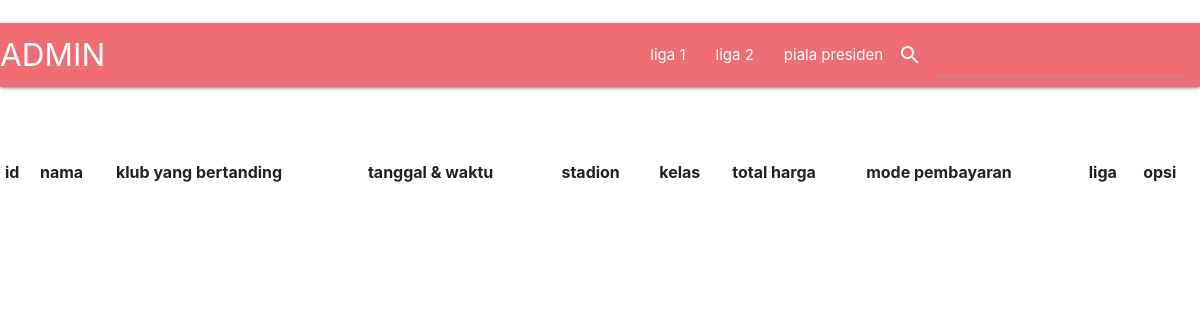
Page /cari.php on the earlier database version.
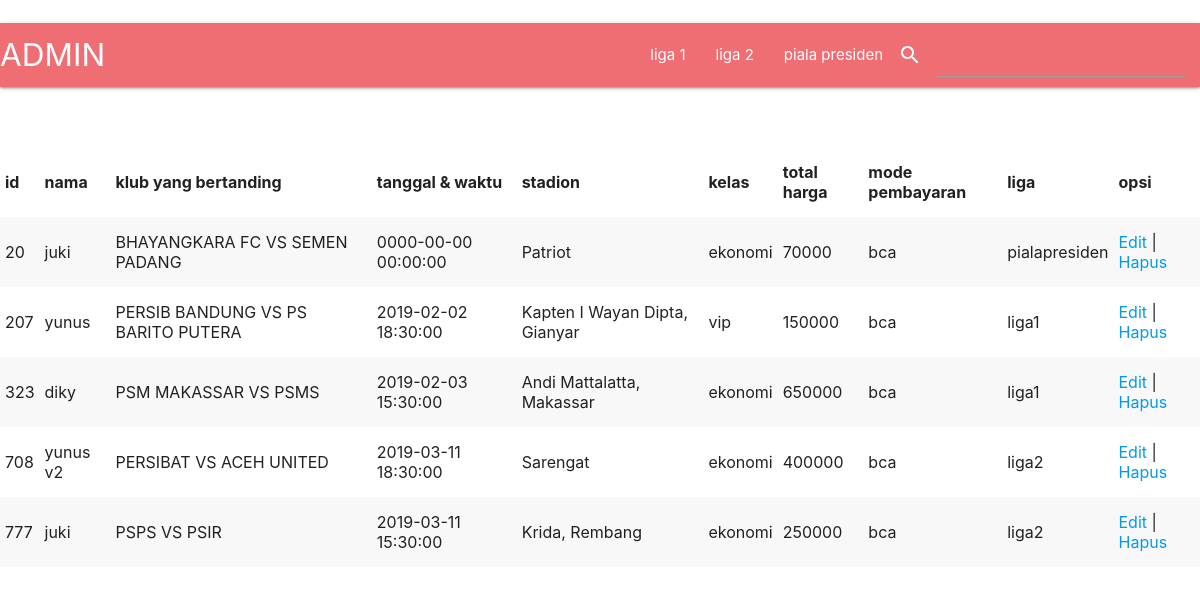
Same page on the later database version.
### tables this page shows
CREATE TABLE `pemesanan` (
  `id` char(16) NOT NULL,
  `nama` varchar(100) NOT NULL,
  `klub_b` varchar(100) NOT NULL,
  `tanggal` datetime NOT NULL,
  `stadion` varchar(100) NOT NULL,
  `kelas` varchar(20) NOT NULL,
  `total` varchar(100) NOT NULL,
  `pembayaran` varchar(20) NOT NULL,
  `liga` varchar(100) NOT NULL
);

### cari.php (the view, shortened to what this page needs)
<?php include 'koneksi.php';
$key = $_POST['cari'];
$result =mysqli_query($koneksi, "SELECT * FROM pemesanan WHERE nama LIKE '%$key%' ");
?>
<!DOCTYPE html>
<html>
<link rel="stylesheet"href="https://cdnjs.cloudflare.com/ajax/libs/materialize/1.0.0/css/materialize.min.css">
<head>
</head>
<body>
<form method="post" action="cari.php">
 <nav>
    <div class="nav-wrapper">
      <a href="halaman_admin.php" class="brand-logo">ADMIN</a>
      <ul id="nav-mobile" class="right hide-on-med-and-down">
        <li><a href="halaman_admin1.php">liga 1</a></li>&emsp;
        <li><a href="halaman_admin2.php">liga 2</a></li>
        <li><a href="halaman_admin3.php">piala presiden</a></li>
        <i class="small material-icons left" >search</i>
         <li class="input-field"><input type="text" name="cari" required>
         </li>
      </ul>
    </div>
  </nav>
</form></br></br>
    <table class="striped">
    <thead>
    <tr>
        <th>id</th>
        <th>nama</th>
        <th>klub yang bertanding</th>
        <th>tanggal & waktu</th>
        <th>stadion</th>
        <th>kelas</th>
        <th>total harga</th>
        <th>mode pembayaran</th>
        <th>liga</th>
        <th>opsi</th>
    </tr>
    </thead>
    <tbody>
 		<?php
		while($data = mysqli_fetch_array($result)) {
				echo "<tr>";
            echo "<td>".$data['id']."</td>";
            echo "<td>".$data['nama']."</td>";
            echo "<td>".$data['klub_b']."</td>";
            echo "<td>".$data['tanggal']."</td>";
            echo "<td>".$data['stadion']."</td>";
            echo "<td>".$data['kelas']."</td>";
            echo "<td>".$data['total']."</td>";
            echo "<td>".$data['pembayaran']."</td>";
            echo "<td>".$data['liga']."</td>";
            echo "<td>";
            echo "<a href='edit_admin.php?id=".$data['id']."'>Edit</a> | ";
            echo "<a href='hapus.php?id=".$data['id']."'>Hapus</a>";
            echo "</td>";
            echo "</tr>";
			}
		?>
	</table>
                    </div></div></div></div></section></body></html>

Differences in the rows shown:
added pemesanan: id "20", nama "juki", klub_b "BHAYANGKARA FC VS SEMEN PADANG", tanggal "0000-00-00 00:00:00", stadion "Patriot", kelas "ekonomi", total "70000", pembayaran "bca", liga "pialapresiden"
added pemesanan: id "207", nama "yunus", klub_b "PERSIB BANDUNG VS PS BARITO PUTERA", tanggal "2019-02-02 18:30:00", stadion "Kapten I Wayan Dipta, Gianyar", kelas "vip", total "150000", pembayaran "bca", liga "liga1"
added pemesanan: id "323", nama "diky", klub_b "PSM MAKASSAR VS PSMS", tanggal "2019-02-03 15:30:00", stadion "Andi Mattalatta, Makassar", kelas "ekonomi", total "650000", pembayaran "bca", liga "liga1"
added pemesanan: id "708", nama "yunus v2", klub_b "PERSIBAT VS ACEH UNITED", tanggal "2019-03-11 18:30:00", stadion "Sarengat", kelas "ekonomi", total "400000", pembayaran "bca", liga "liga2"
added pemesanan: id "777", nama "juki", klub_b "PSPS VS PSIR", tanggal "2019-03-11 15:30:00", stadion "Krida, Rembang", kelas "ekonomi", total "250000", pembayaran "bca", liga "liga2"
